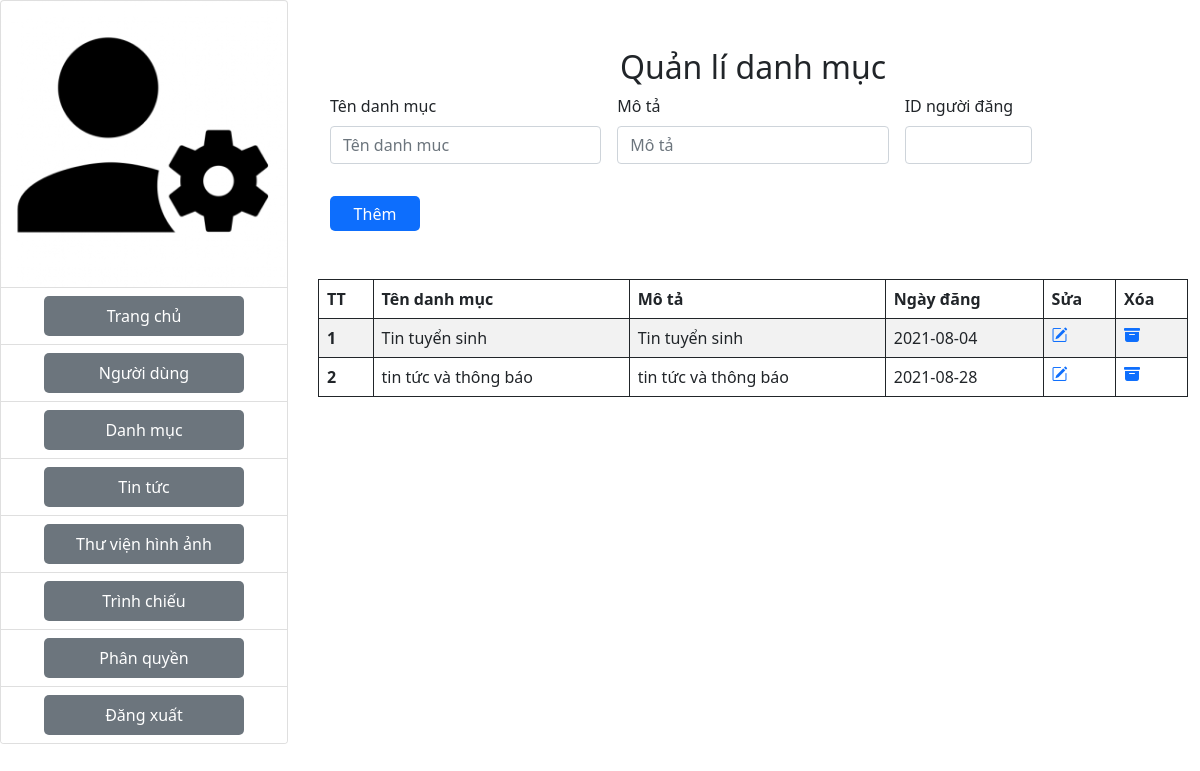
Screenshot of /admin/danhmuc.php (signed in) with the database file from the repository.
### tables this page shows
CREATE TABLE `danhmuc` (
  `iddanhmuc` int(10) NOT NULL,
  `tendanhmuc` varchar(300) NOT NULL,
  `mota` varchar(250) NOT NULL,
  `iddangnhap` int(1) NOT NULL,
  `ngaydang` date NOT NULL
);

### admin/danhmuc.php (the view, shortened to what this page needs)
<?php
include("./config/connect.php");
?>
<div class="row">
    <div class="col-3">
        <?php
        include("./component/header.php")
        ?>
    </div>
    <div class="col-9 ">
        <div class="container">
            <h2 class="mt-5 text-center ">Quản lí danh mục</h2>
            <div>
                <form class="row g-3 needs-validation" action="" method="POST">
                    <div class="col-md-4">
                        <label for="validationCustom01" class="form-label">Tên danh mục</label>
                        <input type="text" class="form-control" name="tendanhmuc" placeholder="Tên danh muc" required>
                    </div>
                    <div class="col-md-4">
                        <label for="validationCustom02" class="form-label">Mô tả</label>
                        <input type="text" class="form-control" name="mota" placeholder="Mô tả" required>
                    </div>
                    <div class="col-md-2">
                        <label for="validationCustom05" class="form-label">ID người đăng</label>
                        <input type="text" class="form-control" name="dangnhap" required>
                    </div>
                    <div class="col-12">
                        <button class="btn-primary mt-3" style="width: 90px;height: 35px;border: none;border-radius: 5px;" type="submit" name="luuthongtin" value="luuthongtin">Thêm</button>
                    </div>
                </form>
            </div>
            <div class="row mt-5">
                <table class="table table-bordered border-dark table-striped table-hover">
                    <thead class="thead-dark">
                        <tr>
                            <th scope="col">TT</th>
                            <th scope="col">Tên danh mục</th>
                            <th scope="col">Mô tả</th>
                            <th scope="col">Ngày đăng</th>
                            <th scope="col">Sửa</th>
                            <th scope="col">Xóa</tsh>
                        </tr>
                    </thead>
                    <tbody>
                        <?php
                        $sql = "SELECT * FROM danhmuc";
                        $result = mysqli_query($conn, $sql);
                        if (mysqli_num_rows($result) > 0) {
                            $i = 1;
                            while ($row = mysqli_fetch_assoc($result)) {
                        ?>
                                <tr>
                                    <th scope="row"><?php echo $i; ?></th>
                                    <td> <?php echo $row['tendanhmuc']; ?> </td>
                                    <td> <?php echo $row['mota']; ?></td>
                                    <td> <?php echo $row['ngaydang']; ?></td>
                                    <td><a href="editDanhMuc.php?iddanhmuc=<?php echo $row['iddanhmuc']; ?>"><i class="bi bi-pencil-square"></i></a></td>
                                    <td><a href="delete.php?iddanhmuc=<?php echo $row['iddanhmuc']; ?>" onclick="return confirm('Bạn có thực sự muốn xóa ?' );">
                                            <i class="bi bi-archive-fill"></i></a></td>
                                </tr>
                        <?php
                                $i++;
                            }
                        }
                        ?>
                    </tbody>
                </table>
            </div>
        </div>
    </div>
</div>

### rows the page displays
danhmuc: tendanhmuc "Tin tuyển sinh", mota "Tin tuyển sinh", ngaydang "2021-08-04"
danhmuc: tendanhmuc "tin tức và thông báo", mota "tin tức và thông báo", ngaydang "2021-08-28"
